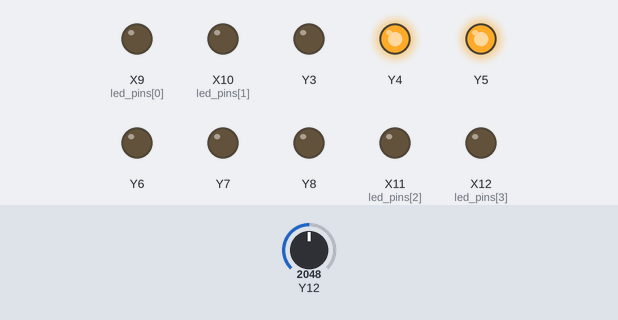
Bench run of a program on a simulated pyboard running MicroPython. On the bench: output pins drawn as LEDs (lit = HIGH). The test bench sets the inputs (shaded band); at power-on: Y12 = 2048 (analog values on the 0–4095 scale). Library files of the repository ran but are not shown: 1 file(s); what the program prints to the serial console is not drawn.

Above: at 1.2 s.
1.3 s: Y12 set to 1277
2.8 s: Y12 set to 1173
At 3.3 s:
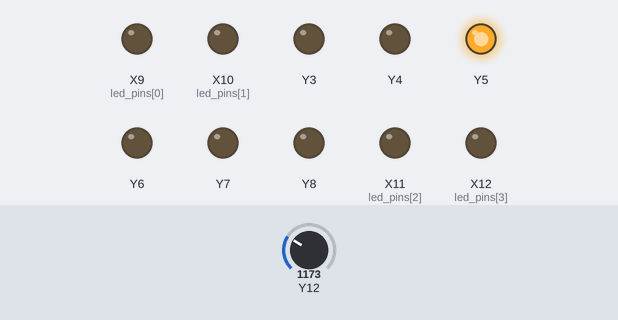
4.3 s: Y12 set to 689
5.8 s: Y12 set to 581
At 6.8 s:
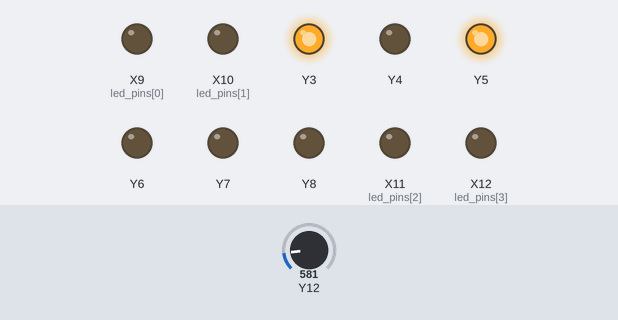
7.3 s: Y12 set to 46
8.8 s: Y12 set to 39
At 9.3 s:
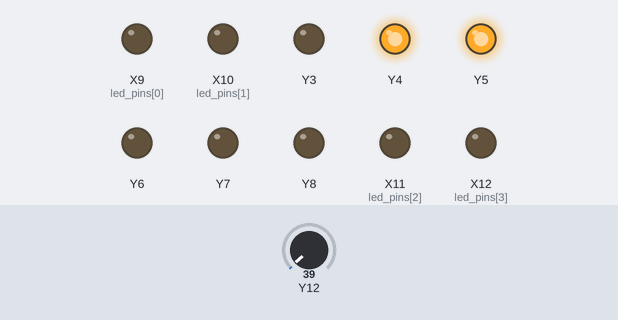
Timing chart, 0 to 11.3 s (numbered marks = the images above; inputs shaded):
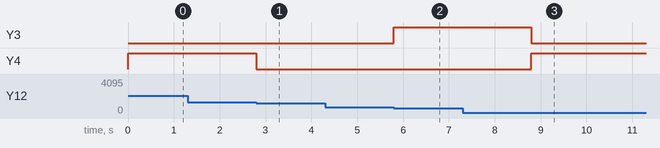

The program:

main.py
```python
import pyb

from sensors import distance, tsop4838
from actuators import l293, led
#from algorithms.positioning import IRSensorArray

from engines.car import Car

distance_sensor_pins = ("Y12",)
ir_sensor_pins = ('Y10', 'Y9', 'X8', 'X7', 'X6')
steer_motor_pins = ('Y6', 'Y7', 'Y8')
forward_motor_pins = ('Y3', 'Y4', 'Y5')
led_pins = ('X9', 'X10', 'X11', 'X12')
light_sensor_pins = None
#servo_pins = ("X1",)

car = Car()

car.sensors = {
"infrared":[tsop4838.TSOP4838(pin_name) for pin_name in ir_sensor_pins],
"distance":[distance.S2D120X(distance_sensor_pins[0])],
"acceleration":[pyb.Accel(), None],
"compass":[None],
"gyro":[None],
"light":[None]
}

car.actuators = {
"motors":[l293.Motor(*pin_set) for pin_set in (forward_motor_pins, steer_motor_pins)],
"leds":[led.LED(pin) for pin in led_pins]
#"servo":[pyb.Servo(pin) for pin in servo_pins]
}

car.front_distance_sensor = car.sensors["distance"][0]
#car.sensor_array = IRSensorArray(car.sensors["infrared"], 60)
car.forward_motor = car.actuators["motors"][0]
car.steer_motor = car.actuators["motors"][1]

car.get_front_distance = car.front_distance_sensor.get_distance
car.move_forward = car.forward_motor.move_forward
car.move_backward = car.forward_motor.move_backward
car.stop = car.forward_motor.stop

car.setup_actions = [
(car.forward_motor.enable,),
(car.steer_motor.disable,),
(car.stop,)
]


def print_distance():
    print(car.get_front_distance())

def okay():
    car.stop()
    print("Okay!")

def forward():
    car.move_forward()
    print("Forward!")

def backward():
    car.move_backward()
    print("Backward!")

def while_true():
    return True


car.goals = [
(while_true, print_distance),
(lambda: car.get_front_distance() >= 14.0, forward),
(lambda: car.get_front_distance() <= 7.0, backward),
(lambda: car.get_front_distance() < 14.0 and car.get_front_distance() > 7.0, okay)
]

car.setup()
car.run()

#car.move_forward()
```

distance.py
```python
import pyb

class Sensor():
    def __init__(self, pin):
        self.adc = pyb.ADC(pin)
    def adc_to_distance(self, reading):
        return reading #stub function - to be replaced by child class
    def get_distance(self):
        return self.adc_to_distance(self.adc.read())

class S2D120X(Sensor):
    def adc_to_distance(self, reading):
        try:
            distance = 2076.0/(reading/4 - 11)
        except ZeroDivisionError:
            distance = 2076.0
        return distance
```

tsop4838.py
```python
import pyb

class TSOP4838():
    def __init__(self, pin):
        self.sensor = pyb.Pin(pin, pyb.Pin.IN)
    def read(self):
        return self.sensor.value()
```

l293.py
```python
import pyb

#Implement PWM!

class Motor():
    def __init__(self, *args, pwm=False):
        if len(args) == 2:
            self.in1_pinnum, self.in2_pinnum = args
            self.en_pin = None
        elif len(args) == 3:
            self.in1_pinnum, self.in2_pinnum, self.en_pinnum = args
            self.en_pin = pyb.Pin(self.en_pinnum, pyb.Pin.OUT_PP)
        else:
            raise(Exception)
        self.in1_pin = pyb.Pin(self.in1_pinnum, pyb.Pin.OUT_PP)
        self.in2_pin = pyb.Pin(self.in2_pinnum, pyb.Pin.OUT_PP)
        if pwm:
            self.pwm_enabled = True
            #setup pwm on in1 and in2
        else:
            self.pwm_enabled = False

    def enable(self):
        try:
            self.en_pin.high()
        except Exception as e: ###########
            return e

    def disable(self):
        try:
            self.en_pin.low()
        except Exception as e: ###########
            return e

    def move_forward(self, pwm=None):
        if pwm:
            if not self.pwm_enabled:
                raise Exception #######Re
            self.in1_pin_pwm=pwm
            self.in2_pin.low()
        else:
            self.in1_pin.high()
            self.in2_pin.low()

    def move_backward(self, pwm=None):
        if pwm:
            if not self.pwm_enabled:
                raise Exception #######Re
            self.in2_pin_pwm=pwm
            self.in1_pin.low()
        else:
            self.in2_pin.high()
            self.in1_pin.low()

    def stop(self):
        self.in1_pin.low()
        self.in2_pin.low()
```

led.py
```python
import pyb

class LED():
    state = False
    def __init__(self, pin, pwm=False):
        self.pin = pyb.Pin(pin, pyb.Pin.OUT_PP)
        if pwm:
            self.pwm_enabled = True
        else:
            self.pwm_enabled = False
    def on(self):
        self.state = True
        self.pin.high()
    def off(self):
        self.state = False
        self.pin.low()
    def set(self, value):
        self.state = value
        self.pin.value(value)
    def toggle(self):
        self.state = not self.state
        self.pin.value(self.state)
    def pwm(self, value):
        if not self.pwm_enabled:
            raise Exception #####
```

car.py
```python
import pyb

class Car():
    def __init__(self):
        self.sensors = None
        self.actuators = None
        self.goals = None

    def setup(self):
        for setup_action in self.setup_actions:
            if len(setup_action) == 2:
                setup_action[0](*setup_action[1])
            else:
                setup_action[0]()

    def run(self):
        while True:
            for goal in self.goals:
                if goal[0]():
                    goal[1]()
```

Measured:
- the behaviour switches between 1231 and 1230 on Y12 (found by bisection; images 0 and 1)
- the behaviour switches between 638 and 637 on Y12 (found by bisection; images 1 and 2)
- the behaviour switches between 44 and 43 on Y12 (found by bisection; images 2 and 3)
- after the input at 2.8 s, Y4: HIGH → LOW at once
- after the input at 5.8 s, Y3: LOW → HIGH at once
- after the input at 8.8 s, Y3: HIGH → LOW at once; Y4: LOW → HIGH at once
